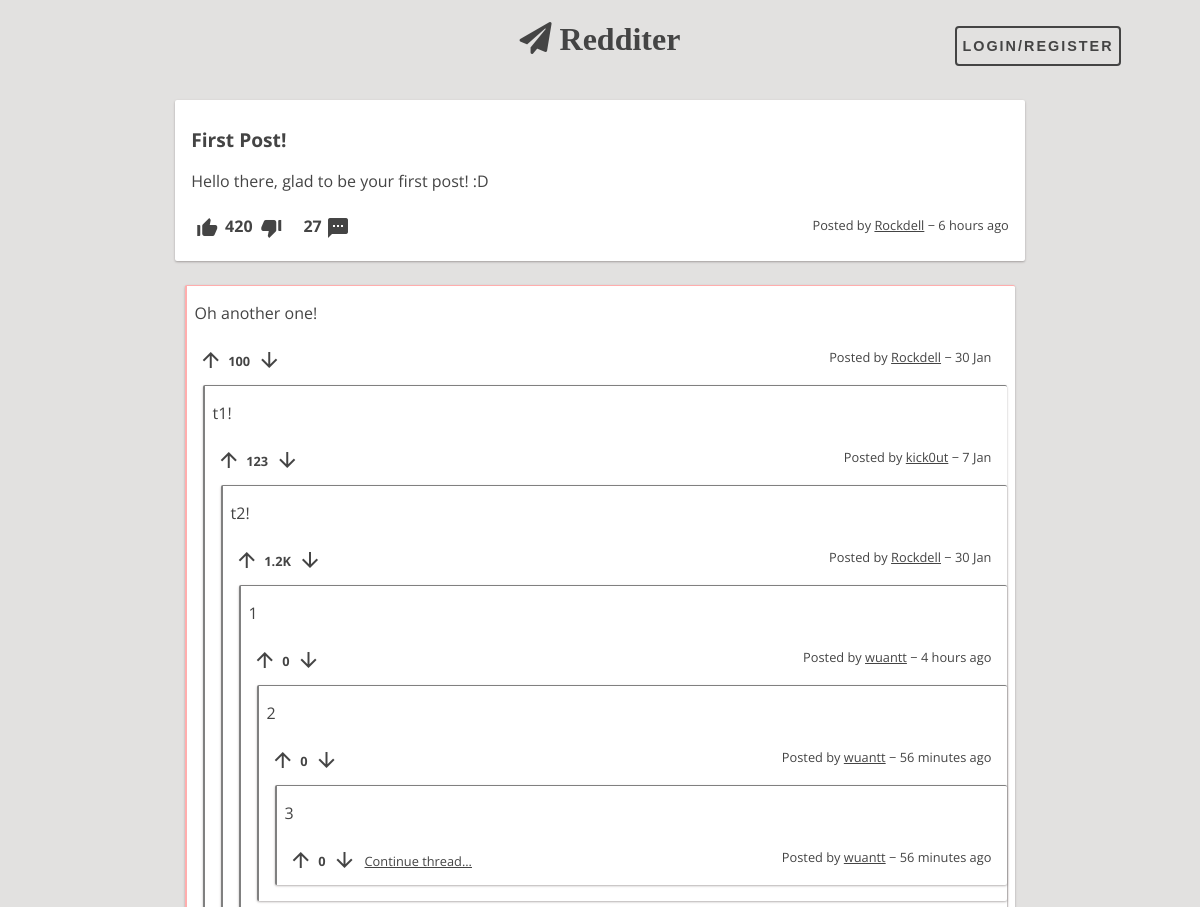
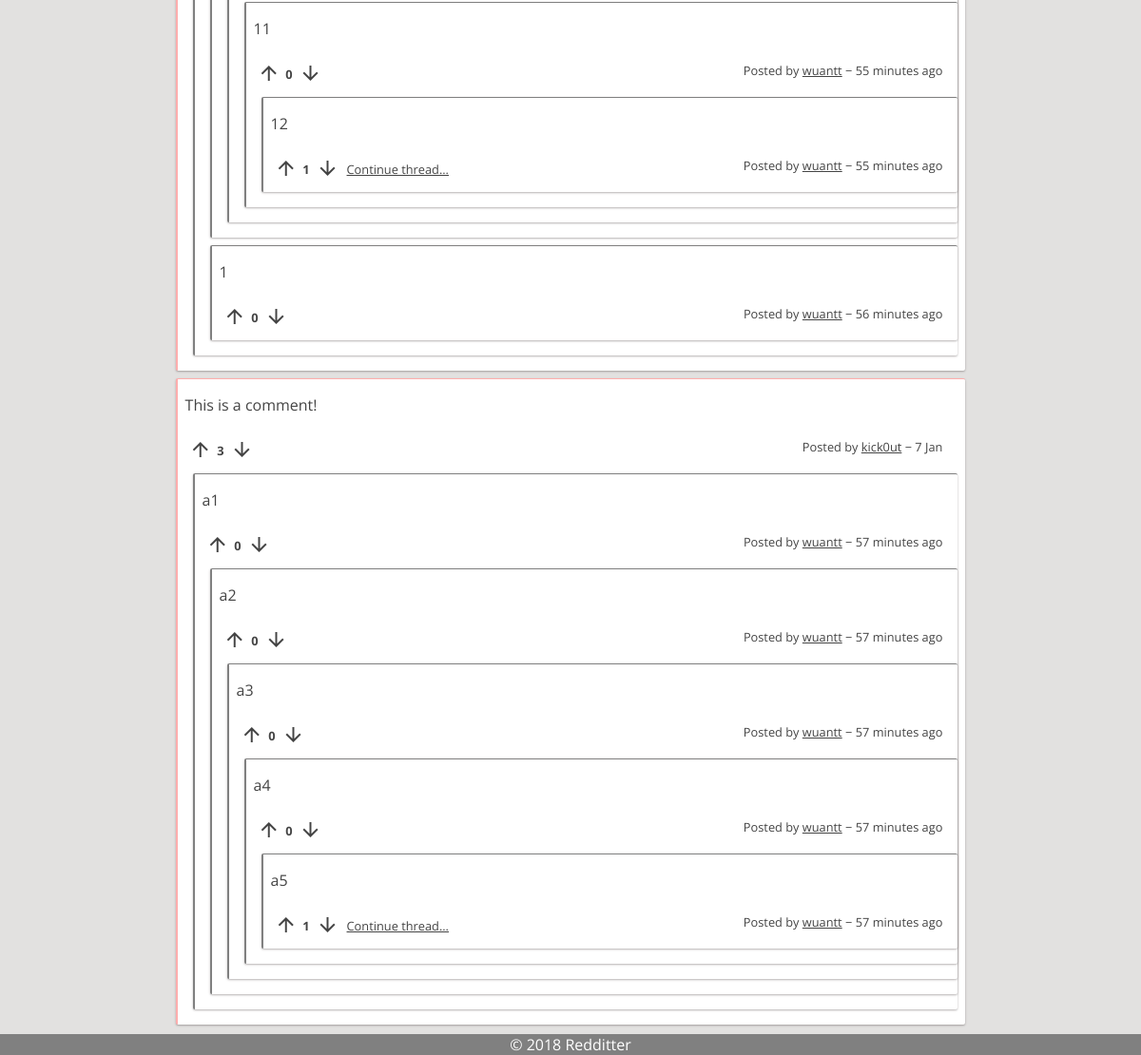
The app's page /pages/post.php?id=1 with its own data (2 pictures, top to bottom).
### tables this page shows
CREATE TABLE Post (
    postID INTEGER PRIMARY KEY AUTOINCREMENT,
    userID VARCHAR REFERENCES User ON DELETE CASCADE,
    title VARCHAR NOT NULL,
    content VARCHAR NOT NULL,
    postDate DATE NOT NULL DEFAULT (strftime('%s', 'now')),
    points INTEGER DEFAULT 0
);

CREATE TABLE PostComment (
    postID INTEGER REFERENCES Post ON DELETE CASCADE,
    commentID INTEGER REFERENCES Comment ON DELETE CASCADE,
    PRIMARY KEY (postID, commentID)
);

CREATE TABLE Comment (
    commentID INTEGER PRIMARY KEY AUTOINCREMENT,
    userID VARCHAR REFERENCES User ON DELETE CASCADE,
    content VARCHAR NOT NULL,
    commentDate DATE NOT NULL DEFAULT (strftime('%s', 'now')),
    points INTEGER DEFAULT 0
);

### database/post.php (called while the page is built, shortened)
<?php
function getPostById($postID) {
	global $dbh;
	try {
		$stmt = $dbh->prepare("SELECT *	FROM Post WHERE postID = ?");
		$stmt->execute(array($postID));
		return $stmt->fetch();
	} catch(PDOException $e) {
		echo $e->getMessage();
		return null;
	}
}
function getNumberComments($postID) {
	global $dbh;
	try {
		$stmt = $dbh->prepare("SELECT count(*) as nrComments FROM PostComment Where postID = ?");
		$stmt->execute(array($postID));
		return $stmt->fetch();
	} catch(PDOException $e) {
		echo $e->getMessage();
		return null;
	}
}
?>

### database/utils.php (called while the page is built, shortened)
<?php
    function time_ago($time) {
        $out    = '';
        $now    = time();
        $diff   = $now - $time;
        if( $diff < 60 )
            return TIMEBEFORE_NOW;
        elseif( $diff < 3600 )
            return str_replace( '{num}', ( $out = round( $diff / 60 ) ), $out == 1 ? TIMEBEFORE_MINUTE : TIMEBEFORE_MINUTES );
        elseif( $diff < 3600 * 24 )
            return str_replace( '{num}', ( $out = round( $diff / 3600 ) ), $out == 1 ? TIMEBEFORE_HOUR : TIMEBEFORE_HOURS );
        elseif( $diff < 3600 * 24 * 2 )
            return TIMEBEFORE_YESTERDAY;
        else
            return strftime( date( 'Y', $time ) == date( 'Y' ) ? TIMEBEFORE_FORMAT : TIMEBEFORE_FORMAT_YEAR, $time );
    }
    function display_points($points) {
        if(abs($points) < 1000)
            return $points;
        else if(abs($points) < 1000000)
            return (floor($points / 100)/10)."K";
        else if(abs($points) < 1000000000)
            return (floor($points / 100000)/10)."M";
        else if(abs($points) < 1000000000000)
            return (floor($points / 100000000)/10)."B";
    }
?>

### database/comment.php (called while the page is built, shortened)
<?php
function getCommentsByPost($postID) {
	global $dbh;
	try {
		$stmt = $dbh->prepare("SELECT * FROM Comment, PostComment WHERE PostComment.postID = ? AND Comment.commentID = PostComment.commentID
			AND PostComment.commentID NOT IN (SELECT commentSon FROM ChildComment)");
		$stmt->execute(array($postID));
		return $stmt->fetchAll();
	} catch(PDOException $e) {
		echo $e->getMessage();
		return null;
	}
}
function getChildComments($fatherCommentID) {
	global $dbh;
	try {
		$stmt = $dbh->prepare("SELECT * FROM Comment WHERE commentID IN (SELECT commentSon FROM ChildComment WHERE commentFather = ?)");
		$stmt->execute(array($fatherCommentID));
		return $stmt->fetchAll();
	} catch(PDOException $e) {
		echo $e->getMessage();
		return null;
	}
}
?>

### templates/components/comment.php (the view, shortened to what this page needs)
<?php
    require_once($BASE_DIR."/database/utils.php");
    require_once($BASE_DIR."/database/comment.php");
?>
<article class="comment container" data-commentid="<?=$comment["commentID"]?>">
    <section id="comment-content">
        <p><?=$comment["content"]?></p>
    </section>
    <section id="comment-info">
        <label>
            <i id="staticUp" class="material-icons">arrow_upward</i>
        </label>
        <p id="dp"><?=display_points($comment["points"])?></p>
        <label>
            <i id="staticDown" class="material-icons">arrow_downward</i>
        </label>
        <div id="continueThread"></div>
        <div id="commentByTimeAgo">
            <p id="commentBy">
                Posted by
                <a id="commentByLink" href="profile.php?user=<?=$comment["userID"]?>"><?=$comment["userID"]?></a>
                &minus;
                <?=time_ago($comment["commentDate"])?>
            </p>
        </div>
    </section>
    <section id="sub-comments">
        <?php
            $subComments = getChildComments($comment["commentID"]);
            usort($subComments, "cmp_comment_points");
            foreach($subComments as $comment) {
                include($BASE_DIR."/templates/components/comment.php");
            }
        ?>
    </section>
</article>

### templates/components/post.php (shortened to what this page needs)
<?php
    require_once($BASE_DIR."/database/utils.php");
?>
<article class="post container" data-id="<?=$post["postID"]?>">
    <section id="post-title">
        <a href="post.php?id=<?=$post["postID"]?>"><h1><?=$post["title"]?></h1></a>
    </section>
    <section id="post-content">
        <?php if ($post["content"] === "") { ?>
            <div id="post-image">
                <img class="post-picture" src=<?=str_replace($BASE_DIR, "", "../".glob($BASE_DIR."/img/posts/".sha1($post["postID"]).".{png,jpeg,jpg,gif}", GLOB_BRACE)[0])?>>
            </div>
        <?php } else { ?>
            <div id="post-story">
                <p><?=nl2br($post["content"])?></p>
            </div>
        <?php } ?>
    </section>
    <section id="post-info">
        <label>
            <i id="staticUp" class="material-icons">thumb_up_alt</i>
        </label>
        <p id="dp"><?=display_points($post["points"])?></p>
        <label>
            <i id="staticDown" class="material-icons">thumb_down_alt</i>
        </label>
        <p id="nrComments"><?=getNumberComments($post["postID"])["nrComments"]?></p>
        <a id="nrCommentsLink" href="post.php?id=<?=$post["postID"]?>">
            <i class="material-icons">textsms</i>
        </a>
        <div id="postByTimeAgo">
            <p id="postBy">
                Posted by
                <a id="postByLink" href="profile.php?user=<?=$post["userID"]?>"><?=$post["userID"]?></a>
                &minus;
                <?=time_ago($post["postDate"])?>
            </p>
        </div>
    </section>
</article>

### templates/components/list-comments.php (shortened to what this page needs)
<section id="list-comments">
    <?php
        usort($comments, "cmp_comment_points");
        if (empty($comments)) { ?>
            <h1>No comments to show</h1>
        <?php } else {
            foreach($comments as $comment) {
                include($BASE_DIR."/templates/components/comment.php");
            }
        }
    ?>
</section>

### css/style.css (style rules this page uses)
:root { --main-bg-color: #e2e1e0; --main-text-color: #444; --alt-text-color: white; --main-container-bg-color: white; --alt1-container-bg-color: gray; --alt2-container-bg-color: #ffadad; --radio-color: #aaaaaa; --radio-selected-color: #0dff92; --radio-hover-color: white; --warning-bg-color: #ff6262; --box-shadow: 0 1px 3px rgba(133, 96, 96, 0.12), 0 1px 2px rgba(0,0,0,0.24); --selected-box-shadow: 0 14px 28px rgba(0,0,0,0.25), 0 10px 10px rgba(0,0,0,0.22); }
* { margin: 0; padding: 0; }
body { background: var(--main-bg-color); font-family: 'Open Sans', sans-serif; margin: 1em; display: grid; grid-gap: 0.5em 0.5em; grid-auto-rows: auto 1fr; grid-template-areas: "header" "page"; }
#list-comments { width: 72.5%; }
#list-comments .comment { margin: 0.5em; padding: 0.5em; }
.post { max-width: inherit; background: var(--main-container-bg-color); box-shadow: var(--box-shadow); transition: all 0.3s cubic-bezier(.25,.8,.25,1); display: grid; grid-template-columns: 1fr 1fr; grid-template-areas: "post-title post-title" "post-content post-content" "post-info post-info"; }
.post #post-title { grid-area: post-title; word-break: break-word; }
.post #post-title h1 { font-size: 1.2em; font-weight: bold; color: var(--main-text-color); margin-top: 0.5em; margin-bottom: 0.5em; }
.post #post-content { grid-area: post-content; margin-top: 0.5em; margin-bottom: 0.5em; }
.post #post-content #post-story { align-content: stretch; text-align: left; }
.post #post-info { grid-area: post-info; margin-top: 1em; }
.post #post-content, #post-info, .comment #comment-content, #comment-info { color: var(--main-text-color); }
.comment #comment-content { word-break: break-word; }
.post #post-info i, .comment #comment-info i { cursor: pointer; transition: color 1s; }
.post #post-info p[id="dp"], .post #nrComments { font-weight: bold; display: inline; position: relative; left: 0.1em; bottom: 0.5em; }
.post #nrComments, .post #nrCommentsLink { left: 1em; }
.post #nrCommentsLink, .post #reply-post { position: relative; }
.post #postByTimeAgo, .comment #commentByTimeAgo { position: relative; float: right; font-size: 0.8em; }
.post #postBy, .comment #commentBy, .comment #continueThread { display: inline; }
.post #postByLink, .comment #commentByLink { text-decoration: underline; }
#post-page .post { width: 70%; grid-template-columns: 20fr 1fr; grid-template-areas: "post-title delete-post" "post-content post-content" "post-info post-info"; }
.comment { max-width: inherit; background: var(--main-container-bg-color); box-shadow: var(--box-shadow); display: grid; grid-template-columns: 20fr 1fr; grid-template-areas: "comment-content delete-comment" "comment-info comment-info" "sub-comments sub-comments"; }
.comment #comment-content { grid-area: comment-content; margin-top: 0.5em; margin-bottom: 0.5em; }
.comment #comment-info { grid-area: comment-info; margin-top: 1em; padding-right: 1em; }
.comment #comment-info p[id="dp"] { font-weight: bold; font-size: 0.8em; display: inline; position: relative; left: 0.1em; bottom: 0.5em; }
.comment #sub-comments { grid-area: sub-comments; }
.comment #sub-comments .comment { margin-right: 0; padding-right: 0; }
.container { border-radius: 2px; padding: 1em; margin: 1em; word-wrap: break-word; cursor: default; }
a { text-decoration: none; color: #444; }

### records on screen
post: title "First Post!", content "Hello there, glad to be your first post! :D", points "420", userID "Rockdell", postDate "6 hours ago"
postcomment: commentID.content "Oh another one!", commentID.points "100", commentID.userID "Rockdell", commentID.commentDate "30 Jan"
comment: content "t1!", points "123", userID "kick0ut", commentDate "7 Jan"
comment: content "t2!", points "1.2K", userID "Rockdell", commentDate "30 Jan"
comment: content "1", points "0", userID "wuantt", commentDate "4 hours ago"
comment: content "2", points "0", userID "wuantt", commentDate "56 minutes ago"
comment: content "3", points "0", userID "wuantt", commentDate "56 minutes ago"
comment: content "11", points "0", userID "wuantt", commentDate "55 minutes ago"
comment: content "12", points "1", userID "wuantt", commentDate "55 minutes ago"
comment: content "1", points "0", userID "wuantt", commentDate "56 minutes ago"
postcomment: commentID.content "This is a comment!", commentID.points "3", commentID.userID "kick0ut", commentID.commentDate "7 Jan"
comment: content "a1", points "0", userID "wuantt", commentDate "57 minutes ago"
comment: content "a2", points "0", userID "wuantt", commentDate "57 minutes ago"
comment: content "a3", points "0", userID "wuantt", commentDate "57 minutes ago"
comment: content "a4", points "0", userID "wuantt", commentDate "57 minutes ago"
comment: content "a5", points "1", userID "wuantt", commentDate "57 minutes ago"

### other values on screen
getNumberComments($post["postID"])["nrComments"] "27"
